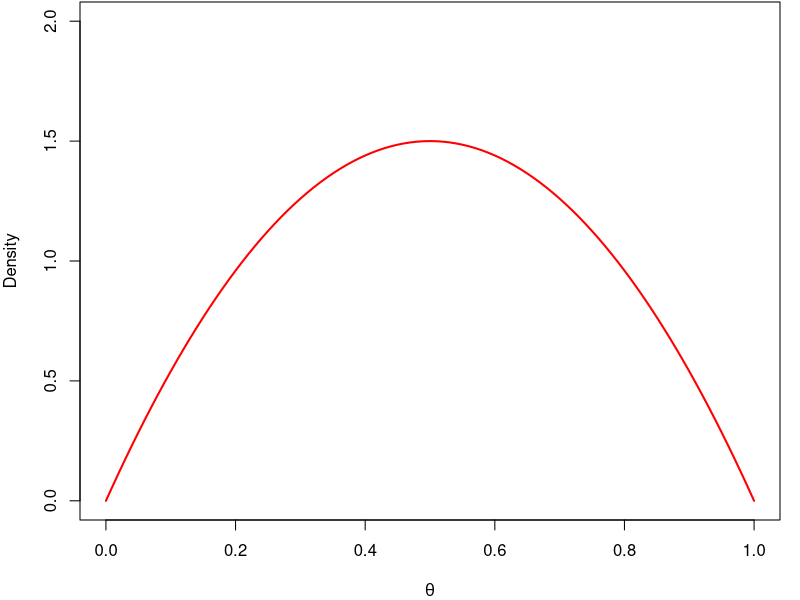
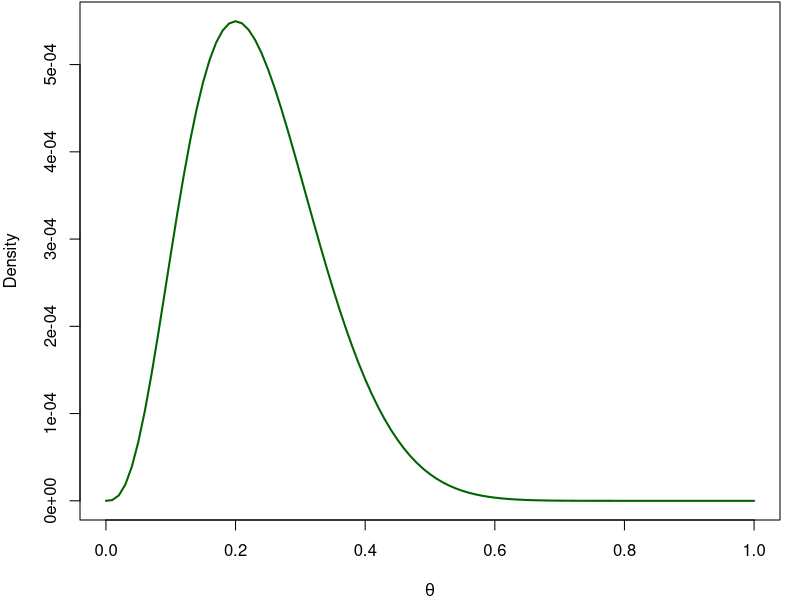
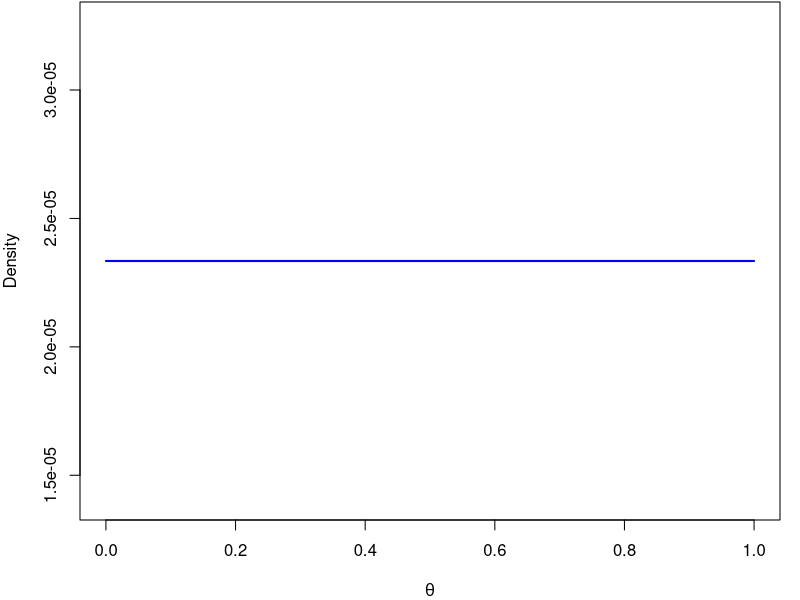
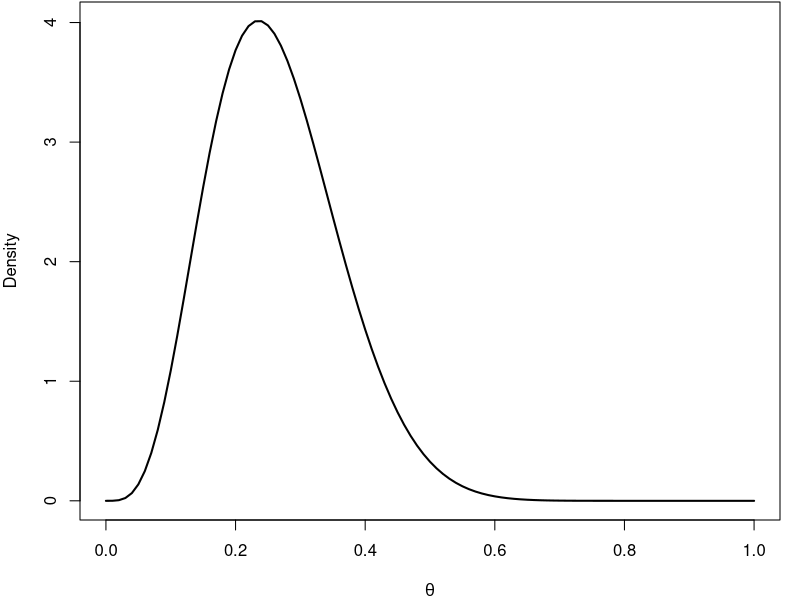
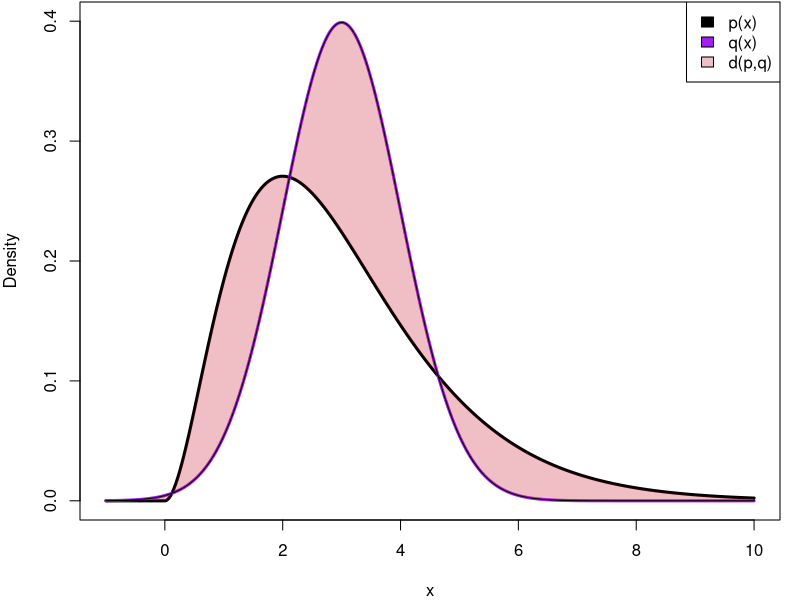
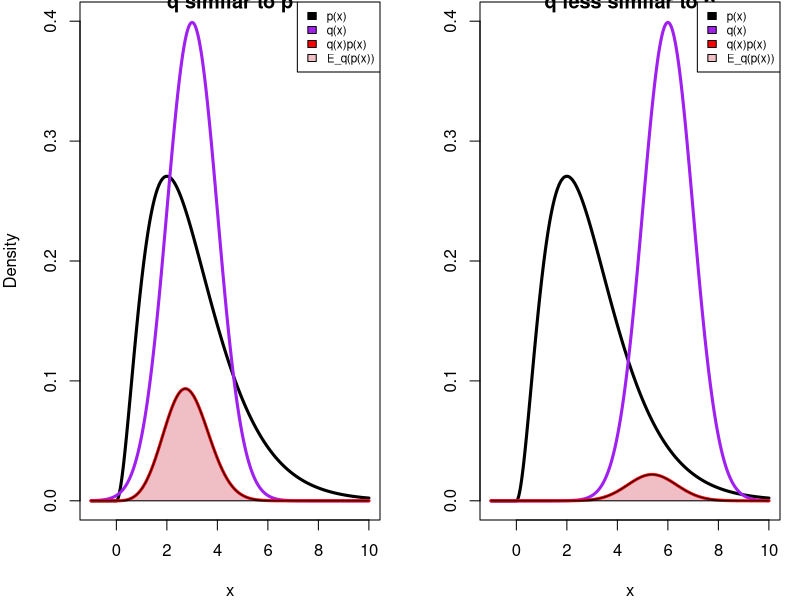

R code for these plots, in order:
## ---- chunk 1
knitr::opts_chunk$set(echo = TRUE)
## ---- chunk 2
# Call Necessary Libraries

## ---- chunk 3
par(mar=c(4,4,.1,1), oma=c(0,0,0,0))
curve(dbeta(x,2,2), 0, 1, ylim = c(0,2), col = "red", lwd=2,
      xlab=expression(theta), ylab="Density")
## ---- chunk 4
set.seed(1248)
D <- rbinom(15, 1, 0.2)
lik <- function(x){prod(dbinom(D,1,x))}
lik <- Vectorize(lik)

par(mar=c(4,4,.1,1), oma=c(0,0,0,0))
curve(lik(x), 0, 1, col = "darkgreen", lwd=2,
      xlab=expression(theta), ylab="Density")
## ---- chunk 5
const <- function(x){
  gamma(2+sum(D))*gamma(2+15-sum(D))/gamma(2+sum(D)+2+15-sum(D))
}
const <- Vectorize(const)

par(mar=c(4,4,.1,1), oma=c(0,0,0,0))
curve(const(x), 0, 1, col = "blue", lwd=2,
      xlab=expression(theta), ylab="Density")

## ---- chunk 6
par(mar=c(4,4,.1,1), oma=c(0,0,0,0))
curve(dbeta(x,2+sum(D),2+15-sum(D)), 0, 1, lwd=2,
      xlab=expression(theta), ylab="Density")
## ---- chunk 7
x <- seq(-1,10,0.01)
p <- dgamma(x,3,1)
q <- dnorm(x,3)
n <- length(x)
plot(x, p, "l", ylab = "Density", lwd=3, col="black", ylim=c(0,0.4))
lines(x, q, lwd=3, col="purple")
polygon(c(x,rev(x)), 
        c(pmin(p[1:n],q[1:n]), pmax(p[n:1],q[n:1])), 
        col=rgb(0.75,0,0.1,0.25))
legend("topright",
       fill=c("black","purple", rgb(0.75,0,0.1,0.25)),
       legend=c("p(x)","q(x)","d(p,q)"))
## ---- chunk 8
par(mfrow=c(1,2))
x <- seq(-1,10,0.01)
p <- dgamma(x,3,1)
q1 <- dnorm(x,3)
n <- length(x)
plot(x, p, "l", main = "q similar to p", ylab = "Density", lwd=3, col="black", ylim=c(0,0.4))
lines(x, q1, lwd=3, col="purple")
lines(x, p*q1, lwd=3, col="red")
polygon(c(x,rev(x)), 
        c(rep(0,length(x)), (p*q1)[n:1]), 
        col=rgb(0.75,0,0.1,0.25))
legend("topright",
       fill=c("black","purple", "red", rgb(0.75,0,0.1,0.25)),
       legend=c("p(x)","q(x)","q(x)p(x)","E_q(p(x))"),
       cex=0.7)


q2 <- dnorm(x,6)
plot(x, p, "l", main = "q less similar to p", ylab = "", lwd=3, col="black", ylim=c(0,0.4))
lines(x, q2, lwd=3, col="purple")
lines(x, p*q2, lwd=3, col="red")
polygon(c(x,rev(x)), 
        c(rep(0,length(x)), (p*q2)[n:1]), 
        col=rgb(0.75,0,0.1,0.25))
legend("topright",
       fill=c("black","purple", "red", rgb(0.75,0,0.1,0.25)),
       legend=c("p(x)","q(x)","q(x)p(x)","E_q(p(x))"),
       cex=0.7)
